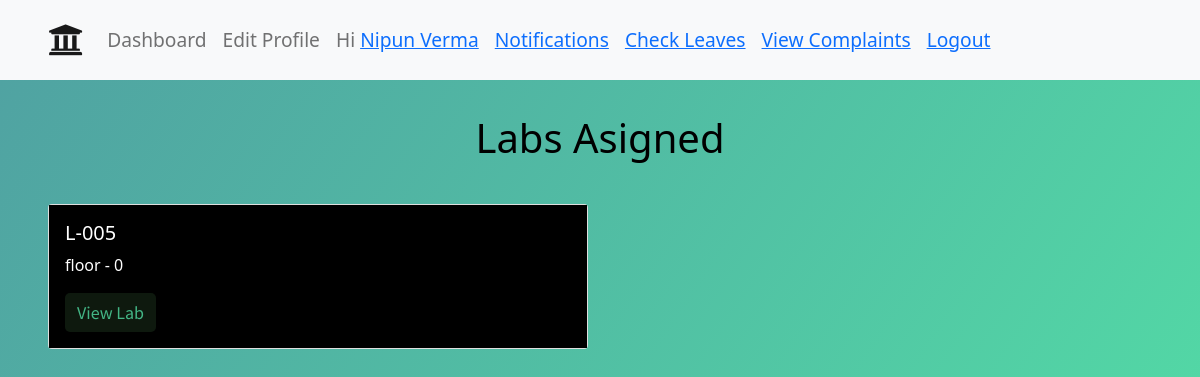
Before: /profile/ (signed in) with the older database file.
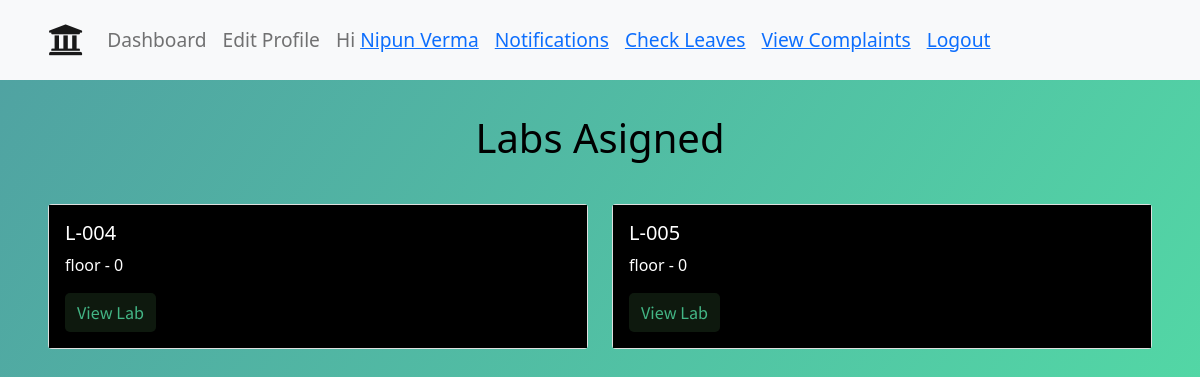
After: the same page with the newer database file.
### main/models.py (models this page shows)
class Lab(models.Model):
    lab = models.CharField(max_length=20, blank=False)
    name = models.CharField(max_length=255, blank=True)
    floor = models.CharField(max_length=10,blank=False, null=False)
    staff = models.ForeignKey("Staff", on_delete=SET_NULL, null=True, blank=True)
    def __str__(self):
        return self.lab

### main/views.py (the view, shortened to what this page needs)
# urls.py: path('profile/',views.user_profile, name='user_profile'),
@login_required
def user_profile(request):
	user_email=request.user.email
	staff = Staff.objects.get(email=user_email)
	if staff.category.category == "Lab Staff":
		if staff.designation.designation == " System Analyst" or staff.designation.designation == "Lab Supervisor":
			return render(request, "admin/dashboard.html", {})
		if staff.designation.designation == "Lab Associate":
			pass
		if staff.designation.designation == "Lab Attendent":
			staff_1 = Staff.objects.get(email=request.user.email)
			userLabs = Lab.objects.filter(staff=staff).order_by('id').all()
			context = {
				'userLabs' : userLabs,
				'staff'	: staff_1,
			}
			return render(request, 'user profiles/lab_attendent.html',context)
	else :
		if staff.designation.designation == " PHD":
			pass
		if staff.designation.designation == " ME":
			pass

### templates/user profiles/lab_attendent.html (shortened to what this page needs)
{% extends 'base.html' %}
{% load static %}
{% block body %}
{% include 'navbar.html' with user=user %}
<div class="wrapper_">
    <div>
        <h1>
            Labs Asigned
        </h1>
    </div>
    <div class="row">
        {% for lab in userLabs %}
            <div class="col-sm-6">
            <div class="card">
                <div class="card-body">
                    <h5 class="card-title">{{ lab }}</h5>
                    <p class="card-text">floor - {{lab.floor}}</p>
                    <a href="{% url 'main:lab' pk=lab.id%}" class="btn btn-primary">View Lab</a>
                </div>
            </div>
            </div>
        {% endfor %}
    </div>
</div>
{% endblock body %}

Changed rows visible on the page:
now on this page (row edited): Lab: lab "L-004", floor "0"
